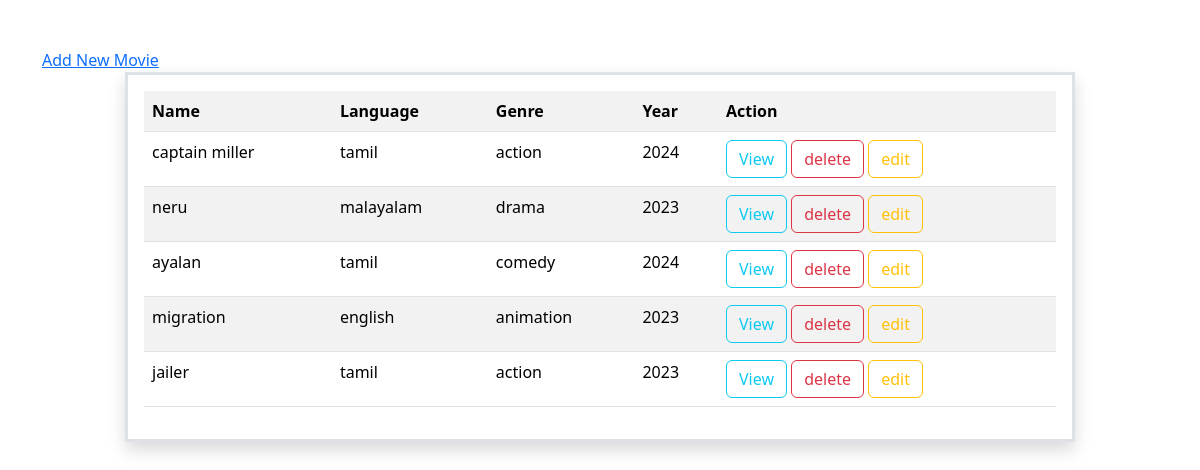
/movies/all/, run on the app's committed database.
### myapp/models.py (models this page shows, shortened)
class Movie(models.Model):
    name=models.CharField(max_length=200,unique=True)
    language=models.CharField(max_length=200)
    run_time=models.PositiveIntegerField()
    genre=models.CharField(max_length=200)
    director=models.CharField(max_length=200)
    year=models.PositiveIntegerField()
    actors=models.CharField(max_length=200)

### myapp/views.py (the view)
# urls.py: path("movies/all/",views.MovieListView.as_view(),name="movie-list"),
class MovieListView(View):
    def get(self,request,*args,**kwargs):
        qs=Movie.objects.all()
        return render(request,"movie_list.html",{"data":qs})

### myapp/templates/movie_list.html (shortened to what this page needs)
<!DOCTYPE html>
<html lang="en">
<head>
    <link href="https://cdn.jsdelivr.net/npm/bootstrap@5.3.2/dist/css/bootstrap.min.css" rel="stylesheet">
</head>
<body>
    <div class="container mt-5">
        <div class="row">
            <a href="{%url 'movie-add'%}">Add New Movie</a>
        </div>
        <div class="row">
            <div class="col-1"></div>
            <div class="col-10 p-3 border border-3 shadow">
                <table class="table table-striped">
                    <tr>
                        <th>Name</th>
                        <th>Language</th>
                        <th>Genre</th>
                        <th>Year</th>
                        <th>Action</th>
                    </tr>
                    {%for m in data%}
                    <tr>
                        <td>{{m.name}}</td>
                        <td>{{m.language}}</td>
                        <td>{{m.genre}}</td>
                        <td>{{m.year}}</td>
                        <td>
                            <a href="{%url 'movie-detail' m.id%}" class="btn btn-outline-info">View</a>
                            <a href="{%url 'movie-delete' m.id%}" class="btn btn-outline-danger">delete</a>
                            <a href="{%url 'movie-edit' m.id%}" class="btn btn-outline-warning">edit</a>
                        </td>
                    </tr>
                    {%endfor%}
                </table>
            </div>
            <div class="col-1"></div>
        </div>
    </div>
</body>
</html>

### data on the page
Movie: name "captain miller", language "tamil", genre "action", year "2024"
Movie: name "neru", language "malayalam", genre "drama", year "2023"
Movie: name "ayalan", language "tamil", genre "comedy", year "2024"
Movie: name "migration", language "english", genre "animation", year "2023"
Movie: name "jailer", language "tamil", genre "action", year "2023"
